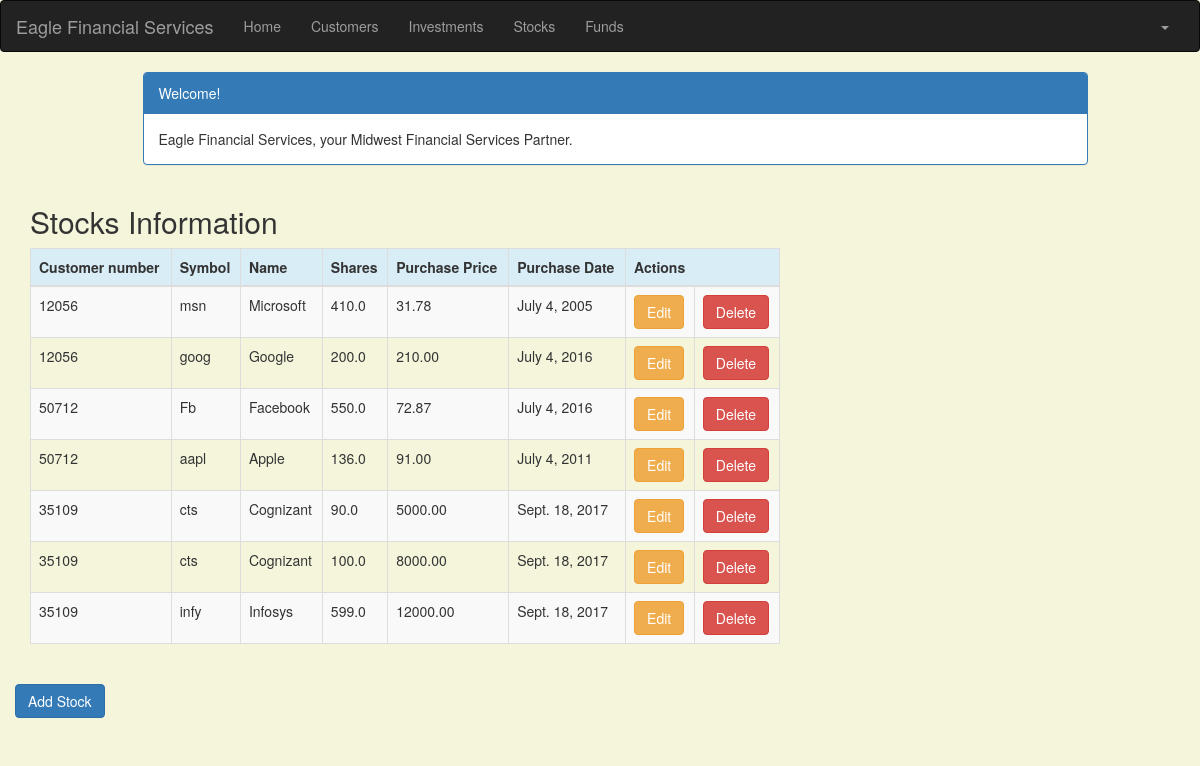
/stock/ (signed in), run on an earlier commit of the app's database.
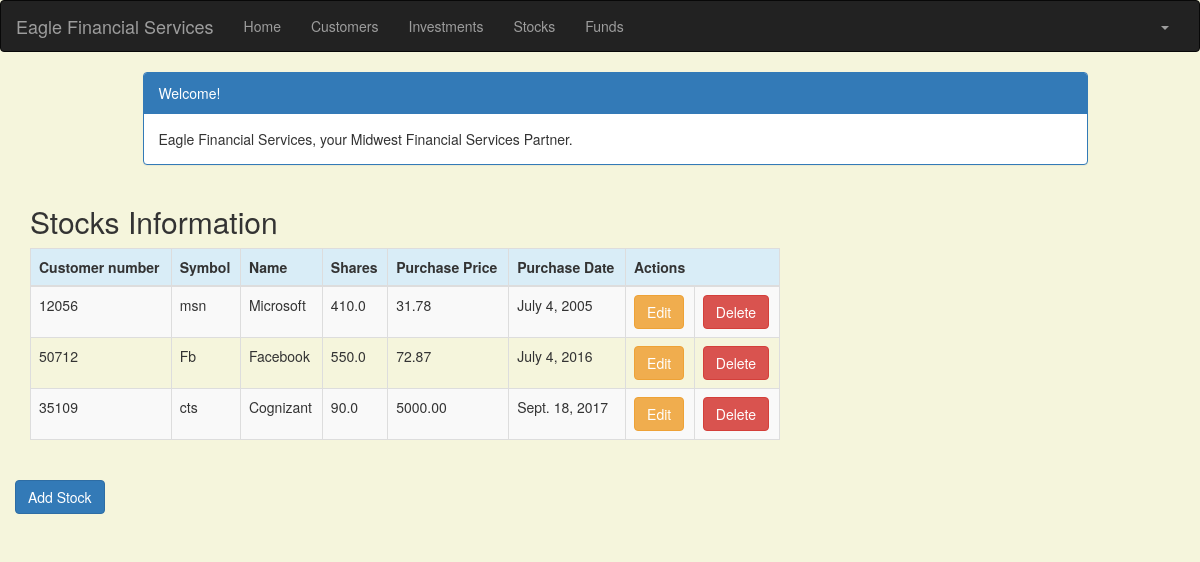
And on a later commit of the database.
### portfolio/models.py (models this page shows, shortened)
class Stock(models.Model):
    customer = models.ForeignKey(Customer, on_delete=models.PROTECT, related_name='stocks')
    symbol = models.CharField(max_length=10)
    name = models.CharField(max_length=50)
    shares = models.DecimalField (max_digits=10, decimal_places=1)
    purchase_price = models.DecimalField(max_digits=10, decimal_places=2)
    purchase_date = models.DateField(default=timezone.now, blank=True, null=True)

class Customer(models.Model):
    name = models.CharField(max_length=50)
    address = models.CharField(max_length=200)
    cust_number = models.IntegerField(blank=False, null=False)
    city = models.CharField(max_length=50)
    state = models.CharField(max_length=50)
    zipcode = models.CharField(max_length=10)
    email = models.EmailField(max_length=200)
    cell_phone = models.CharField(max_length=50)
    created_date = models.DateTimeField(
        default=timezone.now)
    updated_date = models.DateTimeField(auto_now_add=True)
    def __str__(self):
        return str(self.cust_number)

### portfolio/views.py (the view)
# urls.py: url(r'^stock/$', views.stock_list, name='stock_list'),
@login_required
def stock_list(request):
   stocks = Stock.objects.filter(purchase_date__lte=timezone.now())
   return render(request, 'portfolio/stock_list.html', {'stocks': stocks})

### portfolio/templates/portfolio/stock_list.html (shortened to what this page needs)
{% extends 'portfolio/base.html' %}
{% block content %}
    <!DOCTYPE html>
    <html>
    <head>
        <link rel="stylesheet" href="https://maxcdn.bootstrapcdn.com/bootstrap/3.3.4/css/bootstrap.min.css">
    </head>
    <body>
    <div class="container">
        <div class="row">
            <div class="col-md-10 col-md-offset-1">
                <div class="panel panel-primary">
                    <div class="panel-heading">Welcome!</div>
                    <div class="panel-body">
                        Eagle Financial Services, your Midwest Financial Services Partner.
                    </div>
                </div>
            </div>
        </div>
    </div>
    <div class="row">
        <h2 style="padding-left: 15Px">Stocks Information</h2>
    </div>
    <div>
        <table class="table table-striped table-bordered table-hover">
            <thead>
            <tr class="bg-info">
                <th>Customer number</th>
                <th>Symbol</th>
                <th>Name</th>
                <th>Shares</th>
                <th>Purchase Price</th>
                <th>Purchase Date</th>
                <th colspan="3">Actions</th>
            </tr>
            </thead>
            <tbody>
            {% for stock in stocks %}
                <tr>
                    <td>{{ stock.customer }}</td>
                    <td>{{ stock.symbol }}</td>
                    <td>{{ stock.name }}</td>
                    <td>{{ stock.shares }}</td>
                    <td>{{ stock.purchase_price }}</td>
                    <td>{{ stock.purchase_date }}</td>
                    <td><a href="{% url 'portfolio:stock_edit' pk=stock.pk %}"
                           class="btn btn-warning">Edit</a></td>
                    <td><a href="{% url 'portfolio:stock_delete' pk=stock.pk %}"
                           onclick="return confirm('Are you sure you want to delete?')"
                           class="btn btn-danger">Delete</a>
                    </td>
                </tr>
            {% endfor %}
            </tbody>
        </table>
     <div class="row">
            <a href="{% url 'portfolio:stock_new' %}" class="row"><span
                    class="btn btn-primary">Add Stock</span></a>
        </div>
    </div>
    </body>
    </html>
{% endblock %}

### portfolio/templates/portfolio/base.html (shortened to what this page needs)
{% load staticfiles %}
<!DOCTYPE html>
<html lang="en">
<head>
    <link rel="stylesheet" href="https://maxcdn.bootstrapcdn.com/bootstrap/3.3.7/css/bootstrap.min.css">
</head>
<body id="app-layout">
<nav class="navbar navbar-inverse">
    <div class="container-fluid">
        <div class="navbar-header">
            <a class="navbar-brand" href="/">
                Eagle Financial Services
            </a>
        </div>
        <div class="collapse navbar-collapse" id="myNavbar">
            <ul class="nav navbar-nav">
                <li><a href="{% url 'portfolio:home' %}">Home</a></li>
                <li><a href="{% url 'portfolio:customer_list' %}">Customers</a></li>
               <li><a href="{% url 'portfolio:investment_list' %}">Investments</a></li>
                <li><a href="{% url 'portfolio:stock_list' %}">Stocks</a></li>
                <li><a href="{% url 'portfolio:fund_list' %}">Funds</a></li>
            </ul>
            <ul class="nav navbar-nav navbar-right">
                {% if user.is_authenticated %}
                    <li class="dropdown">
                        <a href="#" class="dropdown-toggle" data-toggle="dropdown" role="button" aria-expanded="false">
                            <span class="caret"></span>
                        </a>
                    </li>
                {% else %}
                    <li><a href="{% url 'login' %}"><span class="glyphicon glyphicon-log-in"></span> Login</a></li>
                {% endif %}
            </ul>
        </div>
    </div>
</nav>
<div class="content container">
    <div class="row">
        <div class="col-md-8">
            {% block content %}{% endblock %}
        </div>
    </div>
</body>
</html>

### portfolio/templates/portfolio/base.html (style rules this page uses)
.navbar { margin-bottom: 0; border-radius: 0; }

### portfolio/templates/portfolio/stock_list.html (style rules this page uses)
body { background-color: beige; }

What changed in the data, as far as the page shows it:
removed Stock: customer "12056", symbol "goog", name "Google", shares "200.0", purchase_price "210.00", purchase_date "July 4, 2016"
removed Stock: customer "50712", symbol "aapl", name "Apple", shares "136.0", purchase_price "91.00", purchase_date "July 4, 2011"
removed Stock: customer "35109", symbol "cts", name "Cognizant", shares "100.0", purchase_price "8000.00", purchase_date "Sept. 18, 2017"
removed Stock: customer "35109", symbol "infy", name "Infosys", shares "599.0", purchase_price "12000.00", purchase_date "Sept. 18, 2017"
